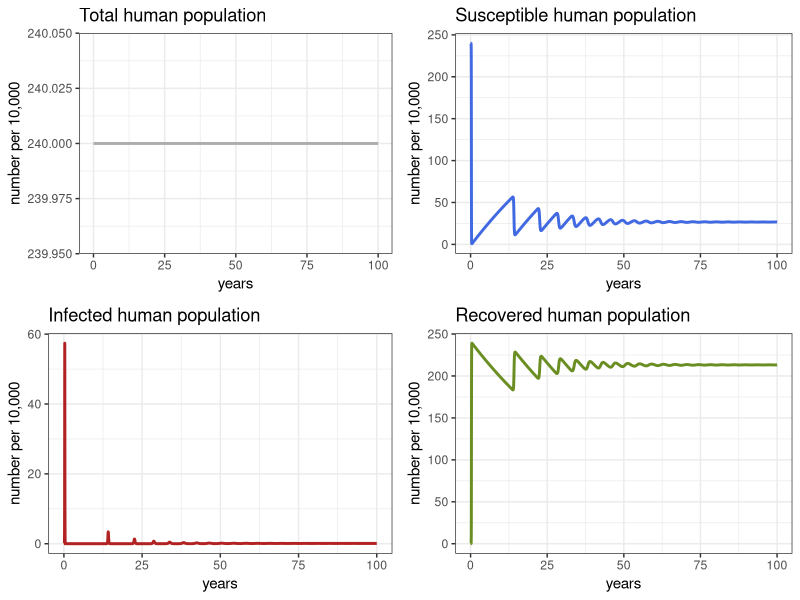
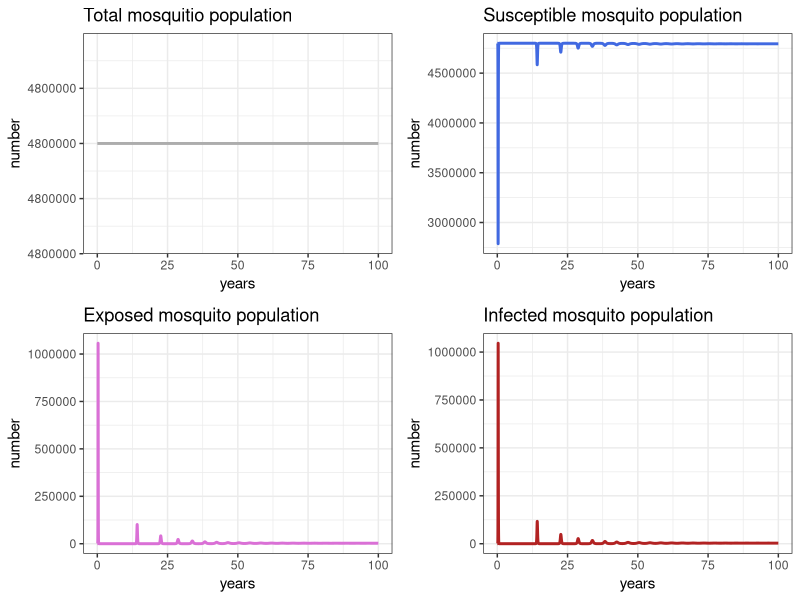
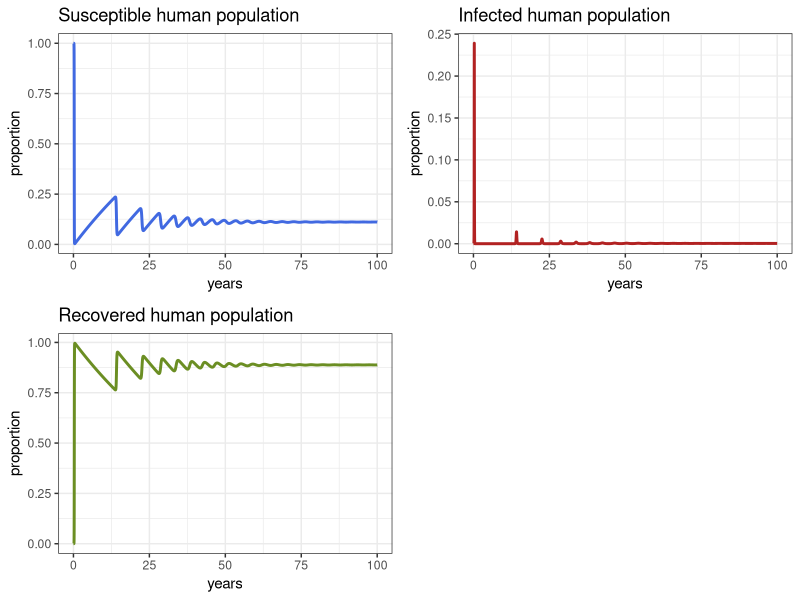
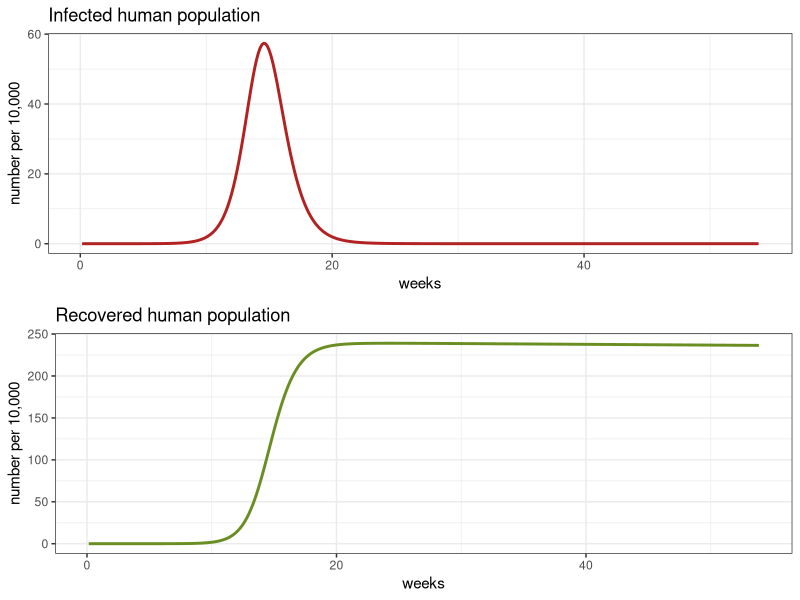

These figures' R source, in order:
## ---- chunk 1
library(knitr)

opts_chunk$set(collapse = TRUE)


## ---- chunk 2
library(deSolve)
library(ggplot2)
library(gridExtra)

## ---- chunk 3
# Parameters
Lv       <- 10        # life span of mosquitos (in days)
Lh       <- 50 * 365  # life span of humans (in days)
Iph      <- 7         # Infectious period in humans (in days)
IP       <- 6         # Infectious period in vectors (in days)
EIP      <- 8.4       # Extrinsic incubation period in adult mosquitos

muv      <- 1/Lv      # mortality of mosquitos
muh      <- 1/Lh      # mortality of humans
gamma    <- 1/Iph     # recovery rate in humans
delta    <- 1/EIP     # extrinsic incubation rate


# Population size
Nh       <- 2.4 * 10^6# Number of humans (Population of Cali, Colombia)
m        <- 2         # Vector to human ratio
Nv       <- m * Nh    # Number of vectors

betah    <- 0.7       # Probability of transmission from vector to host
betav    <- 0.7       # Probability of transmission from host to vector
R0       <- 3         # Reproductive number
b        <- sqrt((R0 ^2 * muv*(muv+delta) * (muh+gamma)) /
                   (m * betah * betav * delta)) # bitting rate

TIME     <- 100       # Number of years to run the simulation 


## ---- chunk 4
arbovmodel <- function (t, x, params) {
  
  Sh <- x[1]    #Susceptible humans
  Ih <- x[2]    #Infected humans
  Rh <- x[3]    #Recovered humans
  Sv <- x[4]    #Susceptible vectors
  Ev <- x[5]    #Susceptible vectors
  Iv <- x[6]    #Infected vectors
  
  with(as.list(params), #local environment to evaluate derivatives
       {
         # Humans
         dSh   <-  muh * Nh - (betah * b/Nh) * Sh * Iv - muh * Sh   
         dIh   <-  (betah * b/Nh) * Sh * Iv  - (gamma + muh) * Ih
         dRh   <-  gamma * Ih  - muh * Rh
         
         # Vectors
         dSv  <-  muv * Nv - (betav * b/Nh) * Ih * Sv - muv * Sv 
         dEv  <-   (betav * b/Nh) * Ih * Sv - (delta + muv)* Ev
         dIv  <-   delta * Ev - muv * Iv
         
         dx   <- c(dSh, dIh, dRh, dSv, dEv, dIv)
         list(dx)
       }
  )
}
## ---- chunk 5
# ----------- Solving the model
times  <- seq(1,365 * TIME , by = 1)

# Specifying parameters
params <- c(
  muv      <- muv,     
  muh      <- muh,     
  gamma    <- gamma,   
  delta    <- delta,   
  b        <- b,       
  betah    <- betah,   
  betav    <- betav,   
  Nh       <- Nh,      
  Nv       <- Nv
  
)


# Initial consitions of the system
xstart<- c(Sh = Nh ,      # Initial number of Sh at T0
           Ih = 0,        # Initial number of Ih at T0
           Rh = 0,        # Initial number of Rh at T0
           Sv = Nv-1,     # Initial number of Sv at T0
           Ev = 0,        # Initial number of Ev at T0
           Iv = 1)        # Initial number of Iv at TO

# Solving the equations
out <- as.data.frame(ode(y      = xstart,     # Initial conditions
                         times  = times,      # Times
                         fun    = arbovmodel, # Model
                         parms  = params))    # Parameters


# Creating time options to display
out$years <- out$time / 365
out$weeks <- out$time / 7
## ---- chunk 6
# Creating time options to display
out$years <- out$time / 365
out$weeks <- out$time / 7
## ---- chunk 7
# Check the general behavior of the model for the whole 100 years

p1h <- ggplot(data = out, aes(y = (Rh + Ih + Sh)/10000, x = years)) +
  geom_line(color='grey68', size=1) +
  ggtitle ('Total human population') +
  theme_bw() + ylab('number per 10,000')

p2h <- ggplot(data = out, aes(y = Sh/10000, x = years)) +
  geom_line(color='royalblue', size=1) +
  ggtitle ('Susceptible human population') +
  theme_bw() + ylab('number per 10,000')

p3h <- ggplot(data = out, aes(y = Ih/10000, x = years)) +
  geom_line(color='firebrick', size=1) +
  ggtitle ('Infected human population') +
 theme_bw() + ylab('number per 10,000')

p4h <- ggplot(data = out, aes(y = Rh/10000, x = years)) +
  geom_line(color='olivedrab', size=1) +
  ggtitle ('Recovered human population') +
   theme_bw() + ylab('number per 10,000')


grid.arrange(p1h, p2h, p3h, p4h, ncol=2)
## ---- chunk 8
# Check the general behavior of the model 

p1v <- ggplot(data = out, aes(y = (Sv + Ev + Iv), x = years)) +
  geom_line(color='grey68', size=1) +
  ggtitle ('Total mosquitio population') +
  theme_bw() + ylab('number')

p2v <- ggplot(data = out, aes(y = Sv, x = years)) +
  geom_line(color='royalblue', size=1) +
  ggtitle ('Susceptible mosquito population') +
  theme_bw() + ylab('number')

p3v <- ggplot(data = out, aes(y = Ev, x = years)) +
  geom_line(color='orchid', size=1) +
  ggtitle ('Exposed mosquito population') +
 theme_bw() + ylab('number')

p4v <- ggplot(data = out, aes(y = Iv, x = years)) +
  geom_line(color='firebrick', size=1) +
  ggtitle ('Infected mosquito population') +
   theme_bw() + ylab('number')

grid.arrange(p1v, p2v, p3v, p4v, ncol=2)

## ---- chunk 9

p1 <- ggplot(data = out, aes(y = Sh/(Sh+Ih+Rh), x = years)) +
  geom_line(color='royalblue', size=1) +
  ggtitle ('Susceptible human population') +
  theme_bw() + ylab('proportion')

p2 <- ggplot(data = out, aes(y = Ih/(Sh+Ih+Rh), x = years)) +
  geom_line(color='firebrick', size=1) +
  ggtitle ('Infected human population') +
 theme_bw() + ylab('proportion')

p3 <- ggplot(data = out, aes(y = Rh/(Sh+Ih+Rh), x = years)) +
  geom_line(color='olivedrab', size=1) +
  ggtitle ('Recovered human population') +
   theme_bw() + ylab('proportion')

grid.arrange(p1, p2, p3, ncol=2)

## ---- chunk 10
# Check the fists epidemic

dat <- out[out$weeks < 54,]

p1e <- ggplot(dat, aes(y=Ih/10000, x=weeks)) +
  geom_line(color='firebrick', size=1) +
  ggtitle ('Infected human population') +
 theme_bw() + ylab('number per 10,000')


p2e<- ggplot(dat, aes(y=Rh/10000, x=weeks)) +
  geom_line(color='olivedrab', size=1) +
  ggtitle ('Recovered human population') +
 theme_bw() + ylab('number per 10,000')


grid.arrange(p1e, p2e)
